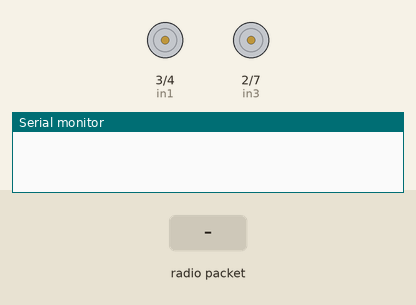
Recording of a sketch running on a simulated Arduino Leonardo, built with avr-gcc and run on an emulated ATmega32U4. Parts: motor-driver pin pairs drawn as motors (green arrow = first pin HIGH = forward, orange = second pin HIGH = backward, longer = more drive, scaled by the enable pin), the last lines printed to the serial monitor. Inputs (shaded band) come from the test bench. No radio packets arrive unless stated.

Above: at 1.2 s.
1.3 s: radio packet "F" arrives
At 2.3 s:
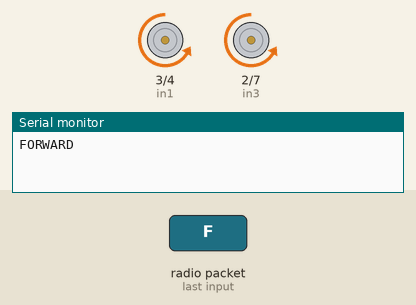
2.8 s: radio packet "R" arrives
At 3.5 s:
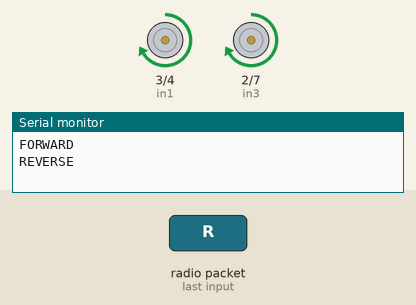
4.3 s: radio packet "1" arrives
At 4.6 s:
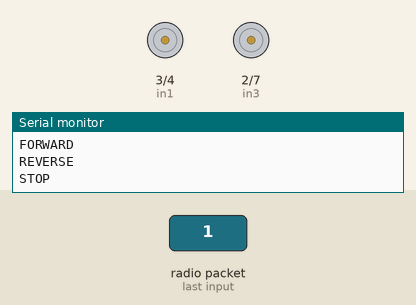
Timing chart, 0 to 7.3 s (numbered marks = the images above; inputs shaded):
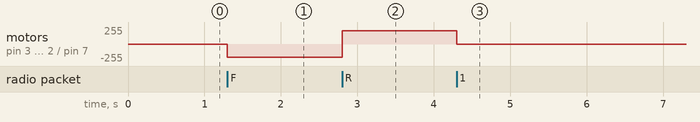

The sketch:

motor_motordriver_controll_Receiver.ino
```cpp
#include <SPI.h>
#include <RH_NRF24.h>


# define en1 5
# define in1 3
# define in2 4
# define en2 6
# define in3 2
# define in4 7

// Singleton instance of the radio driver
RH_NRF24 nrf24;
// RH_NRF24 nrf24(8, 7); // use this to be electrically compatible with Mirf
// RH_NRF24 nrf24(8, 10);// For Leonardo, need explicit SS pin
// RH_NRF24 nrf24(8, 7); // For RFM73 on Anarduino Mini

void forward(int p)
{
  analogWrite(en1,p);
  analogWrite(en2,p);
  digitalWrite(in1,LOW);
  digitalWrite(in2,HIGH);
  digitalWrite(in3,LOW);
  digitalWrite(in4,HIGH);

}

void reverse(int p)
{
  analogWrite(en1,p);
  analogWrite(en2,p);
  digitalWrite(in1,HIGH);
  digitalWrite(in2,LOW);
  digitalWrite(in3,HIGH);
  digitalWrite(in4,LOW);

}

void stopp()
{
  analogWrite(en1,0);
  analogWrite(en2,0);
}

void setup()
{
  pinMode(en1,OUTPUT);
  pinMode(in1,OUTPUT);
  pinMode(in2,OUTPUT);
  pinMode(en2,OUTPUT);
  pinMode(in3,OUTPUT);
  pinMode(in4,OUTPUT);
  Serial.begin(115200);
  while (!Serial)
    ; // wait for serial port to connect. Needed for Leonardo only
  if (!nrf24.init())
    Serial.println("init failed");
  // Defaults after init are 2.402 GHz (channel 2), 2Mbps, 0dBm
  if (!nrf24.setChannel(1))
    Serial.println("setChannel failed");
  if (!nrf24.setRF(RH_NRF24::DataRate2Mbps, RH_NRF24::TransmitPower0dBm))
    Serial.println("setRF failed");
}

void loop()
{
  if (nrf24.available())
  {
    // Should be a message for us now
    uint8_t buf[RH_NRF24_MAX_MESSAGE_LEN];
    uint8_t len = sizeof(buf);
    if (nrf24.recv(buf, &len))
    {
//      NRF24::printBuffer("request: ", buf, len);
      //Serial.print("got request: ");
      //Serial.println((char*)buf);

       if(buf[0] == 'F')
       {
            Serial.println("FORWARD");
            forward(200);
       }
       else if(buf[0] == 'R')
       {
            Serial.println("REVERSE");
            reverse(200);
       }
       else
       {
            Serial.println("STOP");
            stopp();
       }

      // Send a reply
      uint8_t data[] = "And hello back to you";
      //nrf24.send(data, sizeof(data));
      //nrf24.waitPacketSent();
      //Serial.println("Sent a reply");
    }
    else
    {
      Serial.println("recv failed");
    }
  }


}
```

Measured:
- after the input at 1.3 s, motor on pin 3 (in1) / pin 4 (in2), motor on pin 2 (in3) / pin 7 (in4): stopped → backward 200/255 at once
- after the input at 2.8 s, motor on pin 3 (in1) / pin 4 (in2), motor on pin 2 (in3) / pin 7 (in4): backward 200/255 → forward 200/255 at once
- after the input at 4.3 s, motor on pin 3 (in1) / pin 4 (in2), motor on pin 2 (in3) / pin 7 (in4): forward 200/255 → stopped at once
